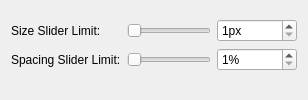
          <widget class="QWidget" name="brushPage">
           <layout class="QFormLayout">
            <property name="fieldGrowthPolicy">
             <enum>QFormLayout::ExpandingFieldsGrow</enum>
            </property>
            <property name="topMargin">
             <number>19</number>
            </property>
            <item row="0" column="0">
             <widget class="QLabel" name="sizeLimitLabel">
              <property name="toolTip">
               <string>The maximum value for the brush size slider. You can always enter larger values manually or via keyboard shortcuts.</string>
              </property>
              <property name="text">
               <string>Size Slider Limit:</string>
              </property>
             </widget>
            </item>
            <item row="0" column="1">
             <layout class="QHBoxLayout">
              <item>
               <widget class="QSlider" name="sizeLimitSlider">
                <property name="toolTip">
                 <string>The maximum value for the brush size slider. You can always enter larger values manually or via keyboard shortcuts.</string>
                </property>
                <property name="maximum">
                 <number>255</number>
                </property>
                <property name="orientation">
                 <enum>Qt::Horizontal</enum>
                </property>
               </widget>
              </item>
              <item>
               <widget class="QSpinBox" name="sizeLimitSpinner">
                <property name="minimumSize">
                 <size>
                  <width>80</width>
                  <height>0</height>
                 </size>
                </property>
                <property name="toolTip">
                 <string>The maximum value for the brush size slider. You can always enter larger values manually or via keyboard shortcuts.</string>
                </property>
                <property name="suffix">
                 <string>px</string>
                </property>
                <property name="minimum">
                 <number>1</number>
                </property>
                <property name="maximum">
                 <number>255</number>
                </property>
               </widget>
              </item>
             </layout>
            </item>
            <item row="1" column="0">
             <widget class="QLabel" name="spacingLimitLabel">
              <property name="toolTip">
               <string>The maximum value for the brush spacing slider. You can always enter larger values manually.</string>
              </property>
              <property name="text">
               <string>Spacing Slider Limit:</string>
              </property>
             </widget>
            </item>
            <item row="1" column="1">
             <layout class="QHBoxLayout">
              <item>
               <widget class="QSlider" name="spacingLimitSlider">
                <property name="toolTip">
                 <string>The maximum value for the brush spacing slider. You can always enter larger values manually.</string>
                </property>
                <property name="maximum">
                 <number>999</number>
                </property>
                <property name="orientation">
                 <enum>Qt::Horizontal</enum>
                </property>
               </widget>
              </item>
              <item>
               <widget class="QSpinBox" name="spacingLimitSpinner">
                <property name="minimumSize">
                 <size>
                  <width>80</width>
                  <height>0</height>
                 </size>
                </property>
                <property name="toolTip">
                 <string>The maximum value for the brush spacing slider. You can always enter larger values manually.</string>
                </property>
                <property name="suffix">
                 <string>%</string>
                </property>
                <property name="minimum">
                 <number>1</number>
                </property>
                <property name="maximum">
                 <number>999</number>
                </property>
               </widget>
              </item>
             </layout>
            </item>
           </layout>
          </widget>
